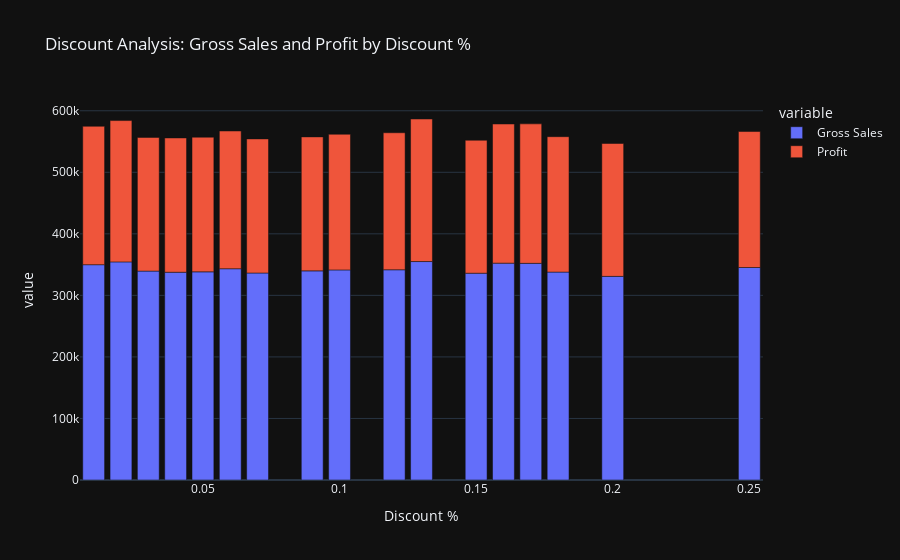

Source (notebook cell):
### Markdown cell above
#### Visualization: Gross Sales and Profit by Discount %

- The bar chart showcases the relationship between Discount % and the corresponding Gross Sales and Profit figures. This allows the business to evaluate the impact of discounts on revenue and profitability.
- By analyzing the chart, organizations can identify the discount ranges that lead to the highest Gross Sales without significantly compromising the overall Profit. This insight aids in optimizing pricing and discount strategies for improved sales performance.

### Code cell
# Reset the index to convert the grouped columns to regular columns
discount_analysis = discount_analysis.reset_index()

# Create a bar chart for Gross Sales and Profit by Discount %
fig = px.bar(discount_analysis, x='Discount %', y=['Gross Sales', 'Profit'],
             labels={'x': 'Discount %', 'y': 'Amount'},
             title='Discount Analysis: Gross Sales and Profit by Discount %')

# Set black background
fig.update_layout(template='plotly_dark')

# Save the bar chart for discount analysis as an image file
fig.write_image("discount_analysis_bar_chart.png")

# Show the bar chart
fig.show()

### Figure 1 — Plotly figure (JSON) as saved in the notebook; plotly's stock layout.template omitted (floating-point values rounded to 4 significant figures)
{"data": [{"alignmentgroup": "True", "hovertemplate": "variable=Gross Sales<br>Discount %=%{x}<br>value=%{y}<extra></extra>", "legendgroup": "Gross Sales", "marker": {"color": "#636efa", "pattern": {"shape": ""}}, "name": "Gross Sales", "offsetgroup": "Gross Sales", "orientation": "v", "showlegend": true, "textposition": "auto", "x": [0.01, 0.02, 0.03, 0.04, 0.05, 0.06, 0.07, 0.09, 0.1, 0.12, 0.13, 0.15, 0.16, 0.17, 0.18, 0.2, 0.25], "xaxis": "x", "y": [349844, 354427, 339446, 337610, 338235, 343307, 336316, 339819, 341364, 341596, 354977, 336045, 352386, 352048, 337857, 330894, 345294], "yaxis": "y", "type": "bar"}, {"alignmentgroup": "True", "hovertemplate": "variable=Profit<br>Discount %=%{x}<br>value=%{y}<extra></extra>", "legendgroup": "Profit", "marker": {"color": "#EF553B", "pattern": {"shape": ""}}, "name": "Profit", "offsetgroup": "Profit", "orientation": "v", "showlegend": true, "textposition": "auto", "x": [0.01, 0.02, 0.03, 0.04, 0.05, 0.06, 0.07, 0.09, 0.1, 0.12, 0.13, 0.15, 0.16, 0.17, 0.18, 0.2, 0.25], "xaxis": "x", "y": [224907, 229618, 217201, 218190, 218798, 223789, 217944, 217702, 220396, 222635, 231612, 216027, 226095, 226641, 219996, 215865, 220940], "yaxis": "y", "type": "bar"}], "layout": {"xaxis": {"anchor": "y", "domain": [0, 1], "title": {"text": "Discount %"}}, "yaxis": {"anchor": "x", "domain": [0, 1], "title": {"text": "value"}}, "legend": {"title": {"text": "variable"}, "tracegroupgap": 0}, "title": {"text": "Discount Analysis: Gross Sales and Profit by Discount %"}, "barmode": "relative"}}
